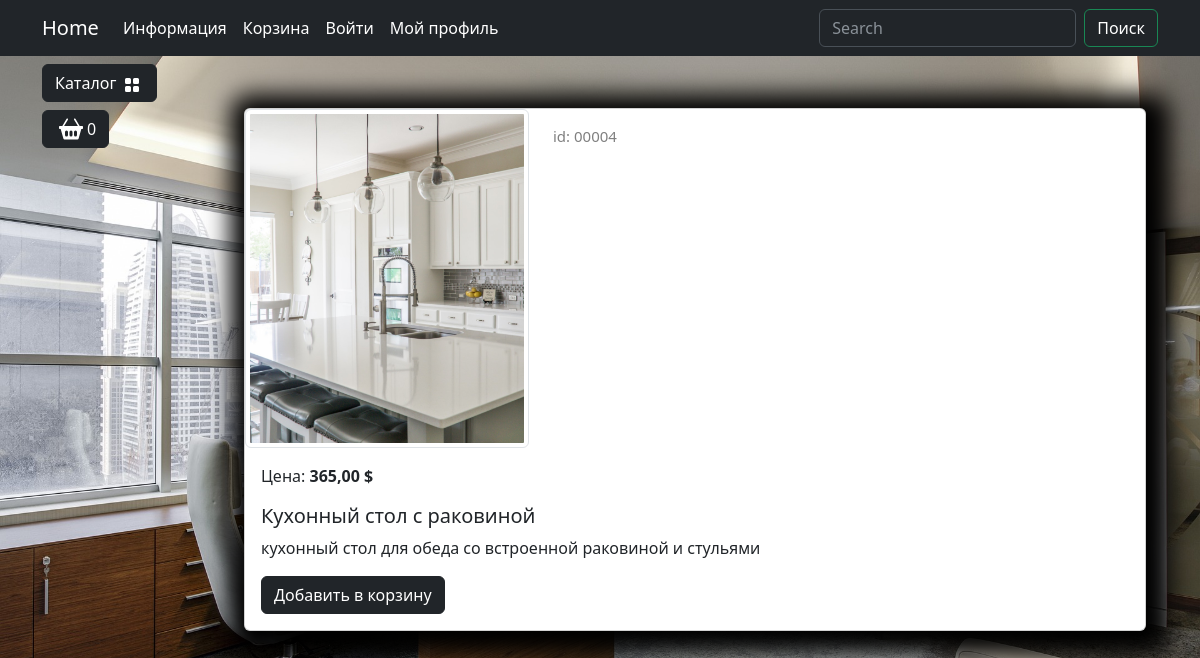
The app's page /catalog/product/kuhonnyj-stol-s-rakovinoj/ with its own data.
### goods/models.py (models this page shows, shortened)
class Products(models.Model):
    name = models.CharField(max_length=150, unique=True, verbose_name='Название')
    slug = models.SlugField(max_length=200, unique=True, blank=True, null=True, verbose_name='URL')
    description = models.TextField(blank=True, null=True, verbose_name='Описание')
    image = models.ImageField(upload_to='goods_images',blank=True, null=True, verbose_name='Изображение')
    price = models.DecimalField(default=0.00, max_digits=7, decimal_places=2,verbose_name='Цена')
    discount = models.DecimalField(default=0.00, max_digits=4, decimal_places=2, verbose_name='Скидка в %')
    quantity = models.PositiveIntegerField(default=0, verbose_name='Количество')
    category = models.ForeignKey(to=Categories, on_delete=models.CASCADE,verbose_name='Категория')
    class Meta:
        db_table: str = 'product'
        verbose_name: str = 'Продукт'
        verbose_name_plural: str = 'Продукты'
    def display_id(self):
        return f'{self.id:05}'
    def sell_price(self):
        if self.discount:
            return round(self.price - self.price*self.discount/100, 2)
        return self.price

### goods/views.py (the view)
# urls.py: path('product/<slug:product_slug>/',views.product, name='product'),
def product(request, product_slug) -> HttpResponse:
    product = Products.objects.get(slug=product_slug)
    context = {
        'product':product
    }
    return render(request, 'goods/product.html', context = context)

### goods/templatetags/goods_tags.py (called while the page is built)
@register.simple_tag()
def tag_categories():
    return Categories.objects.all()

### goods/templates/goods/product.html (shortened to what this page needs)
{% extends 'main/base.html' %}
{% load static %}
{% block content %}
<div class="container mt-5">
    <div class="card mb-4 custom-shadow">
        <div class="row">
            <div class="col-md-4">
                <img src="{{ product.image.url }}"
                     class="img-thumbnail" data-bs-toggle="modal" data-bs-target="#imageModal1">
            </div>
            <div class="col-md-4 ">
                <p class="product_id mt-3">id: {{ product.display_id }} </p>
            </div>
        </div>
        <div class="card-body">
            <p class="card-text">Цена: <strong>{{ product.sell_price }} $</strong></p>
            <h5 class="card-title"> {{ product.name }} </h5>
            <p class="card-text">{{ product.description }}</p>
            <a href="#" class="btn btn-dark add-to-cart">Добавить в корзину</a>
        </div>
    </div>
</div>
{% endblock%}

### static/deps/css/my_css.css (style rules this page uses)
body { background-image: url("../images/bg-image.jpg"); background-repeat: no-repeat; background-attachment: fixed; background-position: center center; background-size: cover; height: 100%; }
.custom-shadow { box-shadow: 5px 5px 25px 19px #000000; }
.product_id { color: gray; font-size: 15px; }

### records on screen
Products: image (picture), display_id "00004", sell_price "365,00", name "Кухонный стол с раковиной", description "кухонный стол для обеда со встроенной раковиной и стульями"
